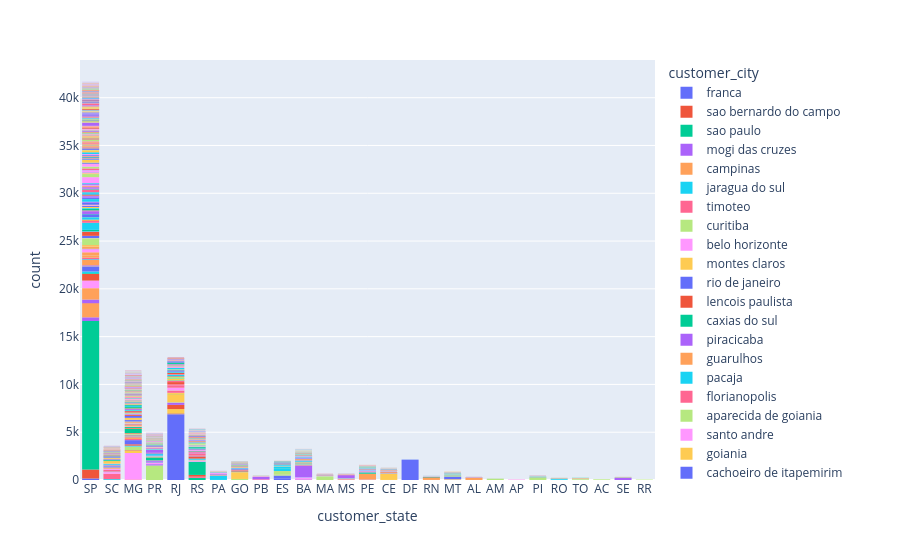

Notebook cell for this chart:
### Markdown cell above
###### Plausible Größenordnungen

### Code cell
px.histogram(customers, x="customer_state", color="customer_city")
